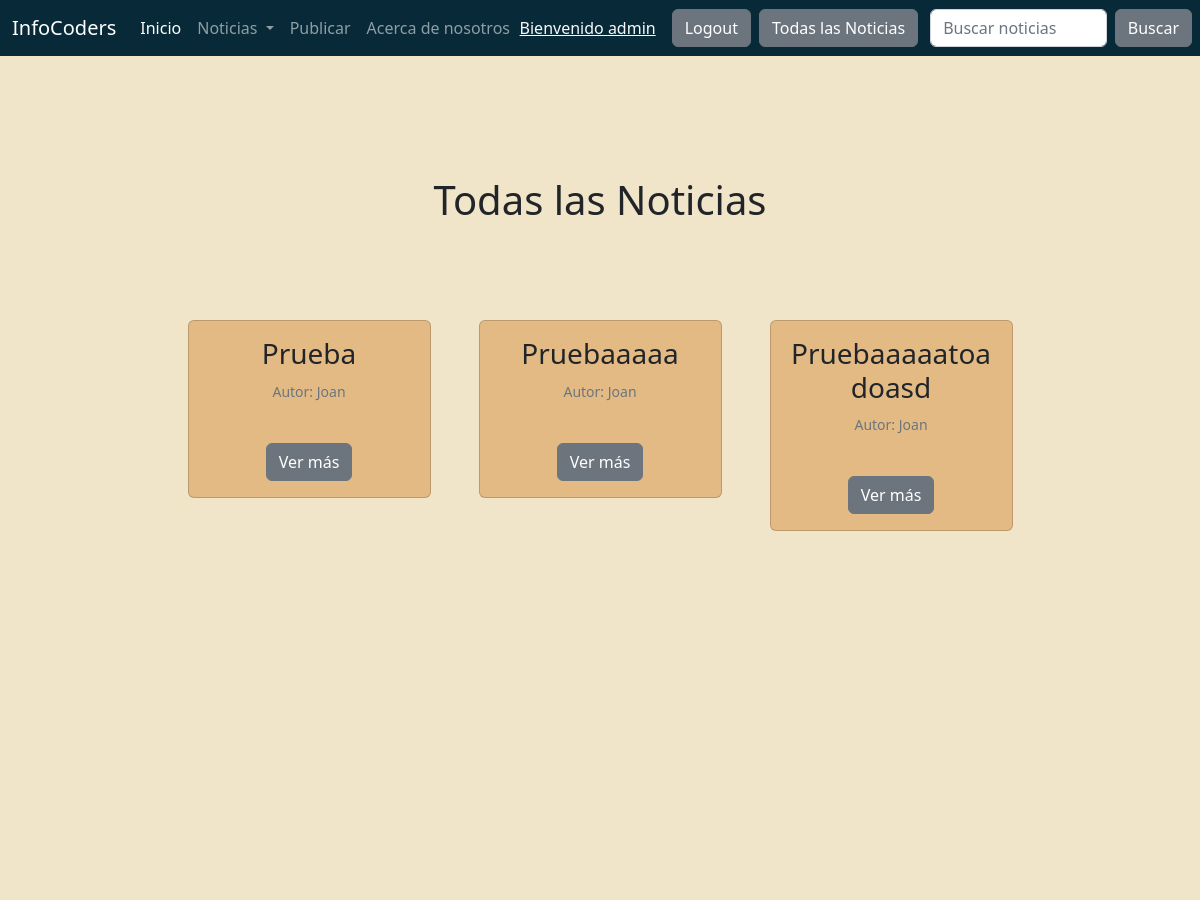
Page /Noticias/ (signed in, upper part) on the earlier database version.
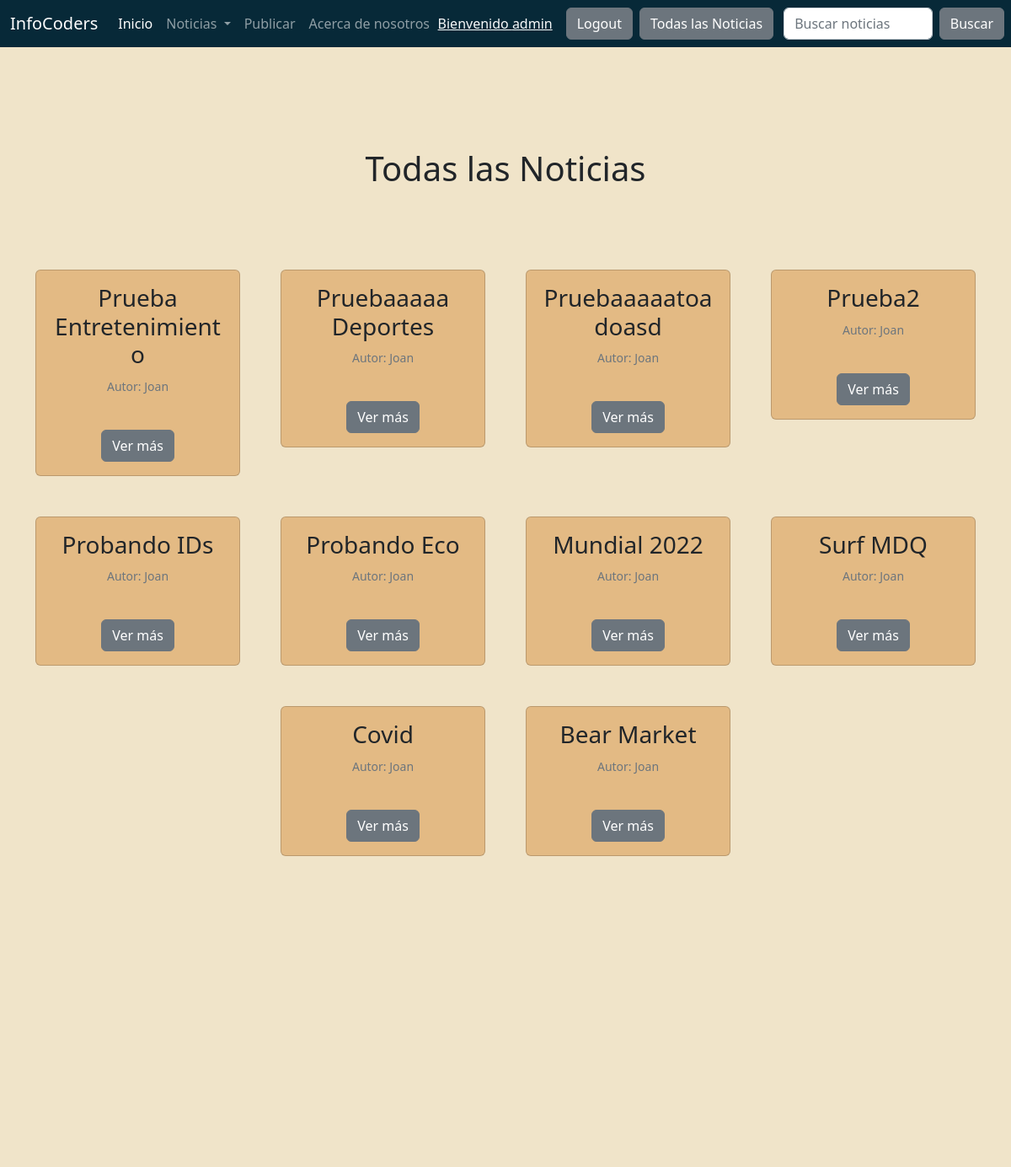
Same page on the later database version.
### blog/models.py (models this page shows, shortened)
class Note(models.Model):
    title = models.CharField(max_length=100, blank=True, null=True)
    subtitle = models.CharField(max_length=100)
    author = models.CharField(max_length=50)
    publish_date = models.DateField(default=now)
    text = models.TextField(blank=True)
    category = models.ForeignKey('Categoria', on_delete=models.CASCADE, related_name='blog')
    image = models.ImageField(upload_to='note_image', blank = True, null = True)
    is_active = models.BooleanField(default=True, blank = True)
    class Meta:
        verbose_name = 'Nota'
        verbose_name_plural = 'Notas'

### blog/views.py (the view)
# urls.py: path('', List_posts.as_view(), name = 'list_posts'),
class List_posts(ListView):
    model = Note
    template_name = 'bd.html'
    queryset = Note.objects.all()

### blog/templates/bd.html (shortened to what this page needs)
{% extends 'base.html' %}
{% load static %}
{% block content %}
<br><br><br>
<h1
class="fw-bopld text-center py-5"> Todas las Noticias
</h1>
<div class="container px-8 px-lg-7 mt-5">
  <div class="row gx-4 gx-lg-5 row-cols-2 row-cols-md-3 row-cols-xl-4 justify-content-center">
    {% for note in object_list %}
      <div class="col mb-5">
          <div class="card h-120" style="background-color:#e3ba84">
              <div class="card-body p-6">
                  <div class="text-center">
                      <h3><class="fw-bolder">{{note.title}}<br></h3>
                      <p class="card-text"><small class="text-muted">Autor: {{note.author}}</small></p>
                      <br>
                      <a href="/Noticias/Leer-Noticia/{{note.id}}/" class="btn btn-secondary">Ver más</a>
                  </div>
              </div>
          </div>
        </div>
        {% endfor %}
      </div>
    </div>
    <br>
    <br>
    <br>
    <br>
    <br>
    <br>
    <br>
    <br>
    <br>
    <br>
    <br>
    <br>
    <br>
    <br>
    <br>
  {% endblock %}

Differences in the rows shown:
changed Note: title "Prueba" → "Prueba Entretenimiento"
changed Note: title "Pruebaaaaa" → "Pruebaaaaa Deportes"
added Note: title "Prueba2", author "Joan"
added Note: title "Probando IDs", author "Joan"
added Note: title "Probando Eco", author "Joan"
added Note: title "Mundial 2022", author "Joan"
added Note: title "Surf MDQ", author "Joan"
added Note: title "Covid", author "Joan"
added Note: title "Bear Market", author "Joan"
